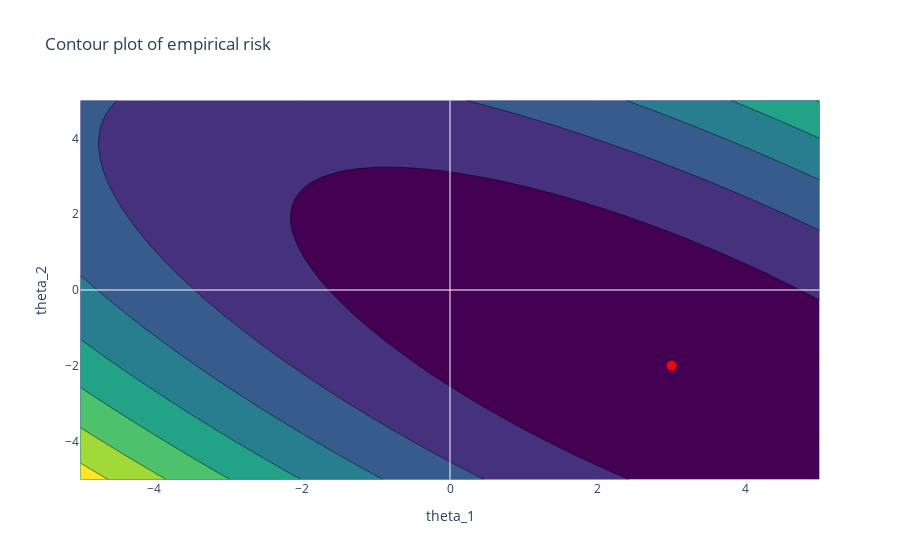

Notebook source saved alongside this figure:
### Code cell
fig_cont_plot = go.Figure(data=go.Contour(
    z=df_unreg_risk.pivot(index='theta_2', columns='theta_1', values='emp_risk').values,
    x=theta_1_vals,
    y=theta_2_vals,
    colorscale='Viridis',
    showscale=False  # Remove the color bar
))

fig_cont_plot.update_layout(
    title='Contour plot of empirical risk',
    xaxis_title='theta_1',
    yaxis_title='theta_2'
)

# add horizontal and vertical lines at 0s
fig_cont_plot.add_shape(
    type='line',
    x0=MIN_THETA, y0=0, x1=MAX_THETA, y1=0,
    line=dict(color='white', width=1)
)

fig_cont_plot.add_shape(
    type='line',
    x0=0, y0=MIN_THETA, x1=0, y1=MAX_THETA,
    line=dict(color='white', width=1)
)

# add a point for the true theta
fig_cont_plot.add_trace(go.Scatter(
    x=[theta_true[0]], y=[theta_true[1]],
    mode='markers',
    marker=dict(size=10, color='red'),
    name=f'theta_true = {theta_true}'
))

# fig_cont_plot.add_trace(go.Scatter(
#     x=[],
#     mode='markers',
#     marker=dict(size=10, color='white'),
#     name=f'theta_true = {theta_true}'
# ))


# fig.show()

### Figure 1 — Plotly figure (JSON) as saved in the notebook; plotly's stock layout.template omitted (floating-point values rounded to 4 significant figures; data arrays with more than 128 entries replaced by an {"elided": "..."} marker saying what was removed)
{"data": [{"colorscale": [[0, "#440154"], [0.1111, "#482878"], [0.2222, "#3e4989"], [0.3333, "#31688e"], [0.4444, "#26828e"], [0.5556, "#1f9e89"], [0.6667, "#35b779"], [0.7778, "#6ece58"], [0.8889, "#b5de2b"], [1, "#fde725"]], "showscale": false, "type": "contour", "x": [-5, -4.796, -4.592, -4.388, -4.184, -3.98, -3.776, -3.571, -3.367, -3.163, -2.959, -2.755, -2.551, -2.347, -2.143, -1.939, -1.735, -1.531, -1.327, -1.122, -0.9184, -0.7143, -0.5102, -0.3061, -0.102, 0.102, 0.3061, 0.5102, 0.7143, 0.9184, 1.122, 1.327, 1.531, 1.735, 1.939, 2.143, 2.347, 2.551, 2.755, 2.959, 3.163, 3.367, 3.571, 3.776, 3.98, 4.184, 4.388, 4.592, 4.796, 5], "y": [-5, -4.796, -4.592, -4.388, -4.184, -3.98, -3.776, -3.571, -3.367, -3.163, -2.959, -2.755, -2.551, -2.347, -2.143, -1.939, -1.735, -1.531, -1.327, -1.122, -0.9184, -0.7143, -0.5102, -0.3061, -0.102, 0.102, 0.3061, 0.5102, 0.7143, 0.9184, 1.122, 1.327, 1.531, 1.735, 1.939, 2.143, 2.347, 2.551, 2.755, 2.959, 3.163, 3.367, 3.571, 3.776, 3.98, 4.184, 4.388, 4.592, 4.796, 5], "z": {"elided": "50x50 float values"}}, {"marker": {"color": "red", "size": 10}, "mode": "markers", "name": "theta_true = [ 3 -2]", "type": "scatter", "x": [3], "y": [-2]}], "layout": {"shapes": [{"line": {"color": "white", "width": 1}, "type": "line", "x0": -5, "x1": 5, "y0": 0, "y1": 0}, {"line": {"color": "white", "width": 1}, "type": "line", "x0": 0, "x1": 0, "y0": -5, "y1": 5}], "title": {"text": "Contour plot of empirical risk"}, "xaxis": {"title": {"text": "theta_1"}}, "yaxis": {"title": {"text": "theta_2"}}}}
